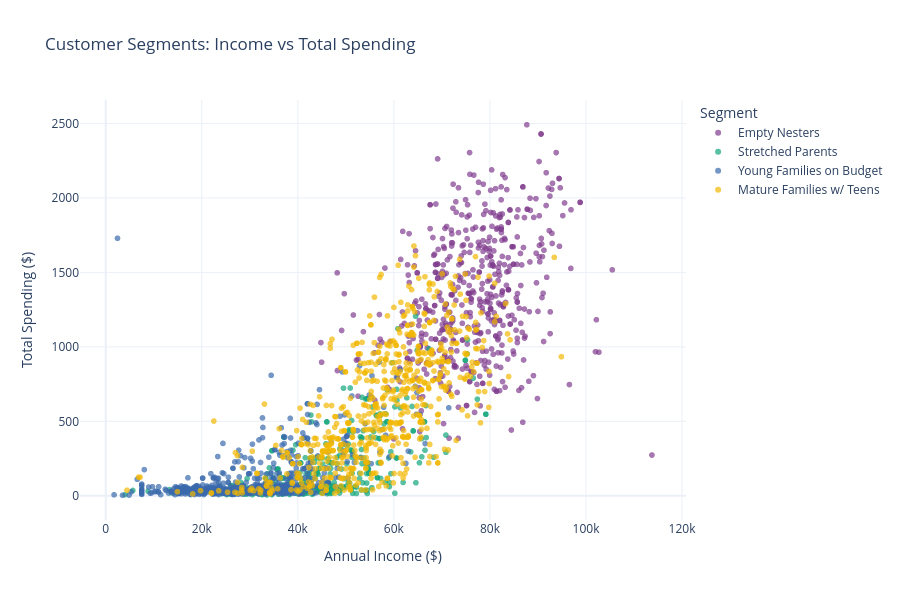

The code cell stored with this chart in its notebook:
### Code cell
# Income vs Total Spending by Cluster
fig = px.scatter(df, x='Income', y='MntTotal', color='Cluster_Name',
                 title='Customer Segments: Income vs Total Spending',
                 labels={'Income': 'Annual Income ($)', 
                        'MntTotal': 'Total Spending ($)',
                        'Cluster_Name': 'Segment'},
                 color_discrete_sequence=px.colors.qualitative.Bold,
                 hover_data=['Age', 'Recency', 'Kidhome', 'Teenhome'],
                 opacity=0.7)
fig.update_layout(height=600, legend=dict(orientation="v", yanchor="top", y=1, xanchor="left", x=1.02))
fig.show()

### Figure 1 — Plotly figure (JSON) as saved in the notebook; plotly's stock layout.template omitted (floating-point values rounded to 4 significant figures; data arrays with more than 128 entries replaced by an {"elided": "..."} marker saying what was removed)
{"data": [{"customdata": {"elided": "519x4 int values"}, "hovertemplate": "Segment=Empty Nesters<br>Annual Income ($)=%{x}<br>Total Spending ($)=%{y}<br>Age=%{customdata[0]}<br>Recency=%{customdata[1]}<br>Kidhome=%{customdata[2]}<br>Teenhome=%{customdata[3]}<extra></extra>", "legendgroup": "Empty Nesters", "marker": {"color": "rgb(127, 60, 141)", "opacity": 0.7, "symbol": "circle"}, "mode": "markers", "name": "Empty Nesters", "showlegend": true, "x": {"elided": "519 int values"}, "xaxis": "x", "y": {"elided": "519 int values"}, "yaxis": "y", "type": "scattergl"}, {"customdata": {"elided": "407x4 int values"}, "hovertemplate": "Segment=Stretched Parents<br>Annual Income ($)=%{x}<br>Total Spending ($)=%{y}<br>Age=%{customdata[0]}<br>Recency=%{customdata[1]}<br>Kidhome=%{customdata[2]}<br>Teenhome=%{customdata[3]}<extra></extra>", "legendgroup": "Stretched Parents", "marker": {"color": "rgb(17, 165, 121)", "opacity": 0.7, "symbol": "circle"}, "mode": "markers", "name": "Stretched Parents", "showlegend": true, "x": {"elided": "407 int values"}, "xaxis": "x", "y": {"elided": "407 int values"}, "yaxis": "y", "type": "scattergl"}, {"customdata": {"elided": "608x4 int values"}, "hovertemplate": "Segment=Young Families on Budget<br>Annual Income ($)=%{x}<br>Total Spending ($)=%{y}<br>Age=%{customdata[0]}<br>Recency=%{customdata[1]}<br>Kidhome=%{customdata[2]}<br>Teenhome=%{customdata[3]}<extra></extra>", "legendgroup": "Young Families on Budget", "marker": {"color": "rgb(57, 105, 172)", "opacity": 0.7, "symbol": "circle"}, "mode": "markers", "name": "Young Families on Budget", "showlegend": true, "x": {"elided": "608 int values"}, "xaxis": "x", "y": {"elided": "608 int values"}, "yaxis": "y", "type": "scattergl"}, {"customdata": {"elided": "671x4 int values"}, "hovertemplate": "Segment=Mature Families w/ Teens<br>Annual Income ($)=%{x}<br>Total Spending ($)=%{y}<br>Age=%{customdata[0]}<br>Recency=%{customdata[1]}<br>Kidhome=%{customdata[2]}<br>Teenhome=%{customdata[3]}<extra></extra>", "legendgroup": "Mature Families w/ Teens", "marker": {"color": "rgb(242, 183, 1)", "opacity": 0.7, "symbol": "circle"}, "mode": "markers", "name": "Mature Families w/ Teens", "showlegend": true, "x": {"elided": "671 int values"}, "xaxis": "x", "y": {"elided": "671 int values"}, "yaxis": "y", "type": "scattergl"}], "layout": {"xaxis": {"anchor": "y", "domain": [0, 1], "title": {"text": "Annual Income ($)"}}, "yaxis": {"anchor": "x", "domain": [0, 1], "title": {"text": "Total Spending ($)"}}, "legend": {"title": {"text": "Segment"}, "tracegroupgap": 0, "orientation": "v", "yanchor": "top", "y": 1, "xanchor": "left", "x": 1.02}, "title": {"text": "Customer Segments: Income vs Total Spending"}, "height": 600}}
